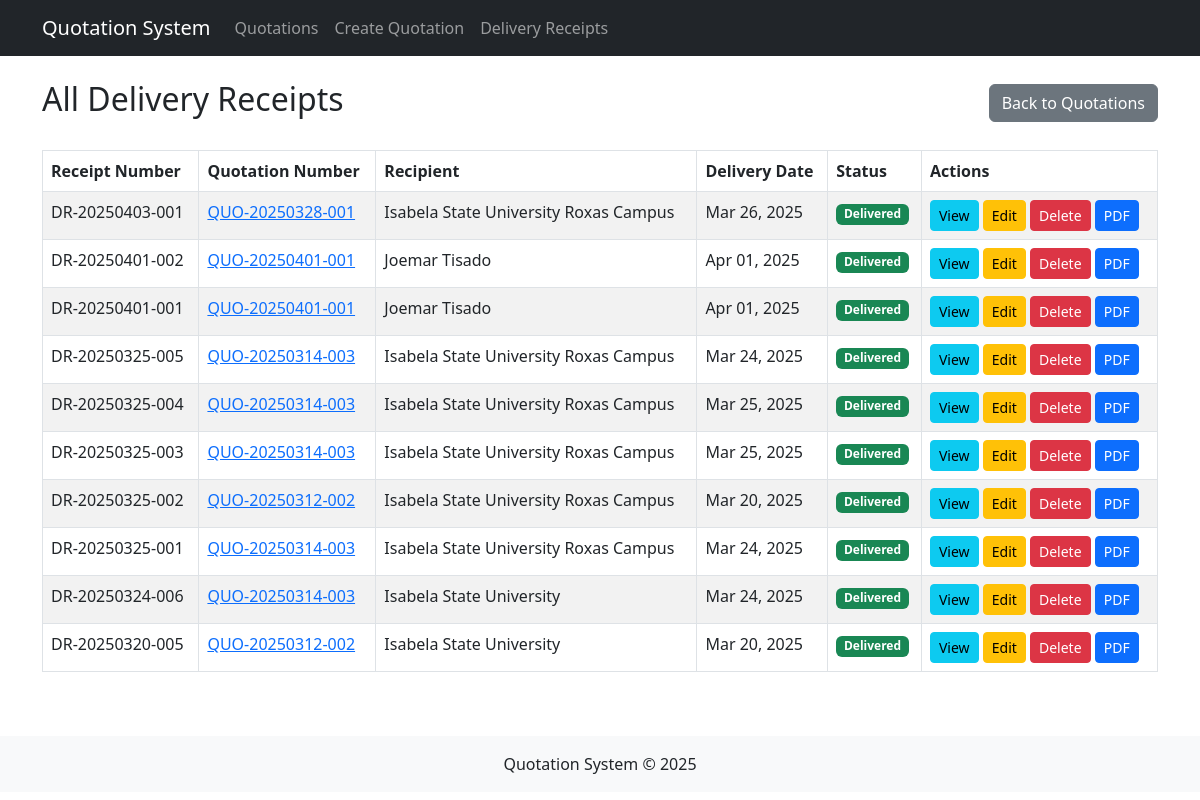
The page /delivery/list.php on the database its author committed.
### tables this page shows
CREATE TABLE `delivery_receipts` (
  `receipt_id` int(11) NOT NULL,
  `receipt_number` varchar(20) DEFAULT NULL,
  `quotation_id` int(11) NOT NULL,
  `delivery_date` date NOT NULL,
  `recipient_name` varchar(255) NOT NULL,
  `recipient_position` varchar(255) DEFAULT NULL,
  `recipient_signature` text DEFAULT NULL,
  `delivery_address` text DEFAULT NULL,
  `delivery_notes` text DEFAULT NULL,
  `delivery_status` enum('pending','in_transit','delivered','cancelled') DEFAULT 'pending',
  `created_at` timestamp NOT NULL DEFAULT current_timestamp(),
  `updated_at` timestamp NOT NULL DEFAULT current_timestamp() ON UPDATE current_timestamp()
);

CREATE TABLE `quotations` (
  `quotation_id` int(11) NOT NULL,
  `quotation_number` varchar(20) DEFAULT NULL,
  `customer_name` varchar(255) NOT NULL,
  `customer_email` varchar(255) DEFAULT NULL,
  `customer_phone` varchar(50) DEFAULT NULL,
  `agency_name` varchar(255) DEFAULT NULL,
  `agency_address` text DEFAULT NULL,
  `contact_person` varchar(255) DEFAULT NULL,
  `quotation_date` date NOT NULL,
  `valid_until` date DEFAULT NULL,
  `status` enum('draft','sent','accepted','rejected') DEFAULT 'draft',
  `notes` text DEFAULT NULL,
  `created_at` timestamp NOT NULL DEFAULT current_timestamp(),
  `updated_at` timestamp NOT NULL DEFAULT current_timestamp() ON UPDATE current_timestamp()
);

### models/DeliveryReceipt.php (called while the page is built, shortened)
<?php
require_once __DIR__ . '/Quotation.php';
class DeliveryReceipt {
    private $conn;
    private $table_name = "delivery_receipts";
    public function __construct($db) {
        $this->conn = $db;
    }
    public function readAll() {
        $query = "SELECT * FROM " . $this->table_name . " ORDER BY created_at DESC";
        $stmt = $this->conn->prepare($query);
        $stmt->execute();
        return $stmt;
    }
}

### models/QuotationItem.php (called while the page is built, shortened)
<?php
class QuotationItem {
    private $conn;
    private $table_name = "quotation_items";
    public $quotation_id;
    public function __construct($db) {
        $this->conn = $db;
    }
    public function readByQuotationId() {
        $query = "SELECT * FROM " . $this->table_name . "
                  WHERE quotation_id = :quotation_id
                  ORDER BY item_no ASC";
        $stmt = $this->conn->prepare($query);
        $stmt->bindParam(":quotation_id", $this->quotation_id);
        $stmt->execute();
        $items = [];
        while ($row = $stmt->fetch(PDO::FETCH_ASSOC)) {
            $items[] = [
                'item_id' => $row['item_id'],
                'quotation_id' => $row['quotation_id'],
                'item_no' => $row['item_no'],
                'quantity' => $row['quantity'],
                'unit' => $row['unit'],
                'description' => $row['description'],
                'original_price' => $row['original_price'],
                'markup_percentage' => $row['markup_percentage'],
                'unit_price' => $row['unit_price'],
                'total_amount' => $row['total_amount']
            ];
        }
        return $items;
    }
}

### models/Quotation.php (called while the page is built, shortened)
<?php
require_once __DIR__ . '/QuotationItem.php';
class Quotation {
    private $conn;
    private $table_name = "quotations";
    public $quotation_id;
    public $quotation_number;
    public function __construct($db) {
        $this->conn = $db;
    }
    public function readOne() {
        $query = "SELECT * FROM " . $this->table_name . " WHERE ";
        if (isset($this->quotation_id) && !empty($this->quotation_id)) {
            $query .= "quotation_id = :id LIMIT 0,1";
            $param_name = ":id";
            $param_value = $this->quotation_id;
        } elseif (isset($this->quotation_number) && !empty($this->quotation_number)) {
            $query .= "quotation_number = :number LIMIT 0,1";
            $param_name = ":number";
            $param_value = $this->quotation_number;
        } else {
             error_log("readOne called without quotation_id or quotation_number.");
             return false;
        }
        $stmt = $this->conn->prepare($query);
        $stmt->bindParam($param_name, $param_value);
        $stmt->execute();
        $row = $stmt->fetch(PDO::FETCH_ASSOC);
        if ($row) {
            $this->quotation_id = $row['quotation_id'];
            $this->quotation_number = $row['quotation_number'];
            return true;
        }
        return false;
    }
}
?>

### delivery/list.php (the view, shortened to what this page needs)
<?php
require_once '../models/DeliveryReceipt.php';
require_once '../models/Quotation.php';
$database = new Database();
$db = $database->getConnection();
$delivery = new DeliveryReceipt($db);
$quotation_id = isset($_GET['quotation_id']) ? $_GET['quotation_id'] : null;
$quotation = null;
if ($quotation_id) {
    $delivery->quotation_id = $quotation_id;
    $stmt = $delivery->readByQuotationId();
    $page_title = "Delivery Receipts for " . ($quotation->quotation_number ?? "Quotation #" . $quotation_id);
} else {
    $stmt = $delivery->readAll();
    $page_title = "All Delivery Receipts";
}
$num = $stmt->rowCount();
include_once '../includes/header.php';
?>
<div class="container mt-4">
    <div class="row">
        <div class="col-md-12">
            <div class="d-flex justify-content-between align-items-center mb-4">
                <h2><?php echo $page_title; ?></h2>
                <?php if ($quotation_id): ?>
                <div>
                    <a href="../quotation/view.php?id=<?php echo $quotation_id; ?>" class="btn btn-secondary">Back to Quotation</a>
                    <a href="create.php?quotation_id=<?php echo $quotation_id; ?>" class="btn btn-primary">Create New Delivery Receipt</a>
                </div>
                <?php else: ?>
                <a href="../quotation/list.php" class="btn btn-secondary">Back to Quotations</a>
                <?php endif; ?>
            </div>
            <?php if($num > 0): ?>
                <table class="table table-bordered table-striped">
                    <thead>
                        <tr>
                            <th>Receipt Number</th>
                            <th>Quotation Number</th>
                            <th>Recipient</th>
                            <th>Delivery Date</th>
                            <th>Status</th>
                            <th>Actions</th>
                        </tr>
                    </thead>
                    <tbody>
                        <?php while ($row = $stmt->fetch(PDO::FETCH_ASSOC)):
                            $quotationNumber = "";
                            if (!$quotation_id && isset($row['quotation_id'])) {
                                $tempQuot = new Quotation($db);
                                $tempQuot->quotation_id = $row['quotation_id'];
                                $tempQuot->readOne();
                                $quotationNumber = $tempQuot->quotation_number;
                            } elseif ($quotation) {
                                $quotationNumber = $quotation->quotation_number;
                            }
                        ?>
                            <tr>
                                <td><?php echo $row['receipt_number'] ?? 'DR-'.str_pad($row['receipt_id'], 3, '0', STR_PAD_LEFT); ?></td>
                                <td><a href="../quotation/view.php?id=<?php echo $row['quotation_id']; ?>">
                                    <?php echo $quotationNumber; ?>
                                </a></td>
                                <td><?php echo htmlspecialchars($row['recipient_name']); ?></td>
                                <td><?php echo date('M d, Y', strtotime($row['delivery_date'])); ?></td>
                                <td>
                                    <span class="badge <?php
                                        echo ($row['delivery_status'] == 'pending') ? 'bg-warning' :
                                            (($row['delivery_status'] == 'in_transit') ? 'bg-primary' :
                                                (($row['delivery_status'] == 'delivered') ? 'bg-success' : 'bg-danger'));
                                    ?>">
                                        <?php echo ucfirst(str_replace('_', ' ', $row['delivery_status'])); ?>
                                    </span>
                                </td>
                                <td>
                                    <a href="view.php?id=<?php echo $row['receipt_id']; ?>" class="btn btn-info btn-sm">View</a>
                                    <a href="edit.php?id=<?php echo $row['receipt_id']; ?>" class="btn btn-warning btn-sm">Edit</a>
                                    <a href="delete.php?id=<?php echo $row['receipt_id']; ?>" class="btn btn-danger btn-sm" onclick="return confirm('Are you sure you want to delete this delivery receipt?')">Delete</a>
                                    <a href="generate_pdf.php?id=<?php echo $row['receipt_id']; ?>" class="btn btn-primary btn-sm" target="_blank">PDF</a>
                                </td>
                            </tr>
                        <?php endwhile; ?>
                    </tbody>
                </table>
            <?php endif; ?>
        </div>
    </div>
</div>
<?php
include_once '../includes/footer.php';
?>

### rows shown on the page
delivery_receipts: receipt_number "DR-20250403-001", quotation.quotation_number "QUO-20250328-001", recipient_name "Isabela State University Roxas Campus", delivery_date "Mar 26, 2025", delivery_status "Delivered"
delivery_receipts: receipt_number "DR-20250401-002", quotation.quotation_number "QUO-20250401-001", recipient_name "Joemar Tisado", delivery_date "Apr 01, 2025", delivery_status "Delivered"
delivery_receipts: receipt_number "DR-20250401-001", quotation.quotation_number "QUO-20250401-001", recipient_name "Joemar Tisado", delivery_date "Apr 01, 2025", delivery_status "Delivered"
delivery_receipts: receipt_number "DR-20250325-005", quotation.quotation_number "QUO-20250314-003", recipient_name "Isabela State University Roxas Campus", delivery_date "Mar 24, 2025", delivery_status "Delivered"
delivery_receipts: receipt_number "DR-20250325-004", quotation.quotation_number "QUO-20250314-003", recipient_name "Isabela State University Roxas Campus", delivery_date "Mar 25, 2025", delivery_status "Delivered"
delivery_receipts: receipt_number "DR-20250325-003", quotation.quotation_number "QUO-20250314-003", recipient_name "Isabela State University Roxas Campus", delivery_date "Mar 25, 2025", delivery_status "Delivered"
delivery_receipts: receipt_number "DR-20250325-002", quotation.quotation_number "QUO-20250312-002", recipient_name "Isabela State University Roxas Campus", delivery_date "Mar 20, 2025", delivery_status "Delivered"
delivery_receipts: receipt_number "DR-20250325-001", quotation.quotation_number "QUO-20250314-003", recipient_name "Isabela State University Roxas Campus", delivery_date "Mar 24, 2025", delivery_status "Delivered"
delivery_receipts: receipt_number "DR-20250324-006", quotation.quotation_number "QUO-20250314-003", recipient_name "Isabela State University", delivery_date "Mar 24, 2025", delivery_status "Delivered"
delivery_receipts: receipt_number "DR-20250320-005", quotation.quotation_number "QUO-20250312-002", recipient_name "Isabela State University", delivery_date "Mar 20, 2025", delivery_status "Delivered"

### other values the page prints
$page_title "All Delivery Receipts"
